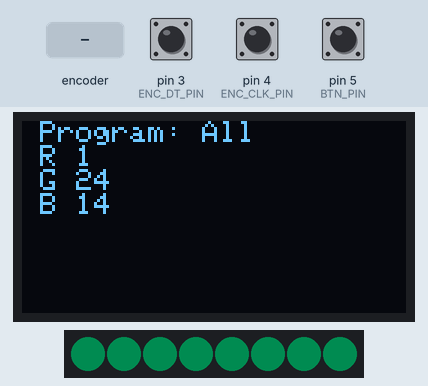
The program below on a simulated Arduino Nano, built with avr-gcc and run on an emulated ATmega328P. Parts: 128×64 one-colour display, 8 RGB LEDs in strip order, left to right. The inputs (shaded band) are chosen by the test bench; at power-on: pin 5 (BTN_PIN) HIGH, pin 3 (ENC_DT_PIN) HIGH, pin 4 (ENC_CLK_PIN) HIGH. Dim RGB values are drawn brighter than linear.

Above: at 2.2 s.
2.3 s: pin 5 (BTN_PIN) pulled LOW for 1 s
4.8 s: rotary encoder on pin 4 (ENC_CLK_PIN) / pin 3 (ENC_DT_PIN) turned 3 steps (first pin leading)
At 6.5 s:
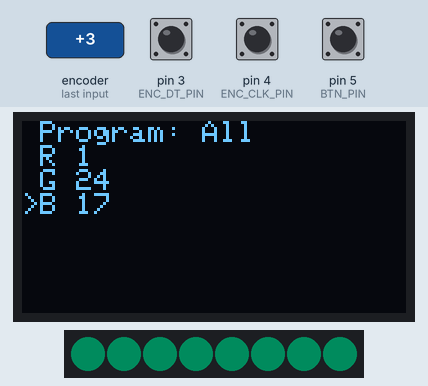
6.9 s: rotary encoder on pin 4 (ENC_CLK_PIN) / pin 3 (ENC_DT_PIN) turned 3 steps (first pin leading)
At 8.3 s:
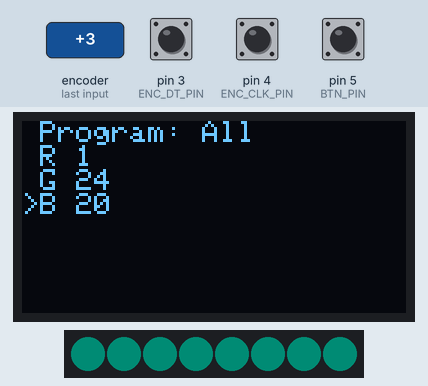
9.0 s: pin 5 (BTN_PIN) pulled LOW for 0.15 s
10.6 s: pin 5 (BTN_PIN) pulled LOW for 3.2 s
At 14.6 s:
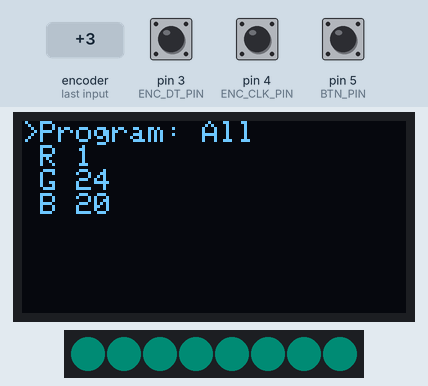
15.3 s: rotary encoder on pin 4 (ENC_CLK_PIN) / pin 3 (ENC_DT_PIN) turned 1 step (first pin leading)
At 16.8 s:
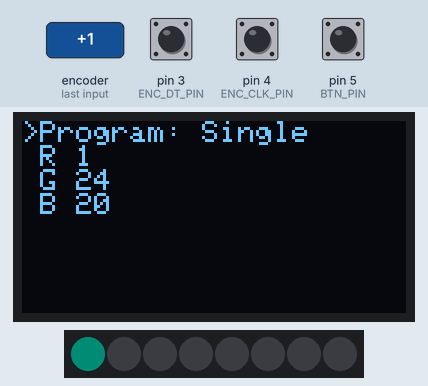
Timing chart, 0 to 18.0 s (numbered marks = the images above; inputs shaded):
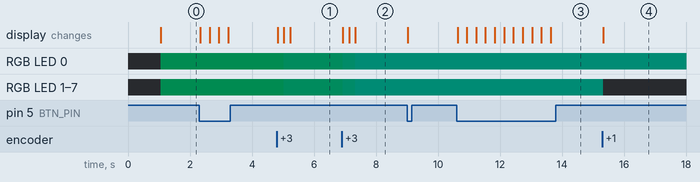

The program:

main.cpp
```cpp
#include <Arduino.h>
#include <FastLED.h>
#include <Adafruit_GFX.h>
#include <Adafruit_SSD1306.h>
#include <Fonts/FreeSansBold9pt7b.h>
#include <Fonts/Picopixel.h>

#include "pinconfig.h"

#define DEFAULT_PROGRAM 0
#define DEFAULT_R 128
#define DEFAULT_G 128
#define DEFAULT_B 128

typedef enum {
  SINGLE,
  ALL,
} Programs;


typedef enum {
  NONE,
  SET_PROGRAM,
  SET_R,
  SET_G,
  SET_B,
} ControlMode;

CRGB leds[NUM_LEDS];

#ifdef DISPLAY_I2C
Adafruit_SSD1306 display(SCREEN_WIDTH, SCREEN_HEIGHT, &Wire, -1);
#endif

#ifdef DISPLAY_SPI
Adafruit_SSD1306 display(SCREEN_WIDTH, SCREEN_HEIGHT,
  DIS_MOSI_PIN, DIS_SCK_PIN, DIS_DC_PIN, DIS_RESET_PIN, DIS_CS_PIN);
#endif

ControlMode controlMode = NONE;
Programs program = ALL;


uint8_t colorR = 1;
uint8_t colorG = 24;
uint8_t colorB = 14;

void updateLeds()
{
  for (int i = 0; i < NUM_LEDS; i++)
  {
    leds[i] = CRGB(colorR, colorG, colorB);
    if (program == SINGLE && i != 0)
    {
      leds[i] = CRGB::Black;
    }
  }

  FastLED.show();
}

void switchModeNext()
{
  controlMode = (ControlMode)((controlMode + 1) % 5);
}

void switchProgram(Programs programIndex)
{


}

void updateDisplay()
{
  display.clearDisplay();
  display.setTextSize(1);
  display.setTextColor(WHITE);
  display.setCursor(0, 0);
  if (controlMode == SET_PROGRAM) {
    display.print(">");
  } else {
    display.print(" ");
  }
  display.print("Program: ");
  display.println(program == SINGLE ? "Single" : "All");

  if (controlMode == SET_R) {
    display.print(">");
  } else {
    display.print(" ");
  }
  display.print("R ");
  display.println(colorR);

  if (controlMode == SET_G) {
    display.print(">");
  } else {
    display.print(" ");
  }
  display.print("G ");
  display.println(colorG);

  if (controlMode == SET_B) {
    display.print(">");
  } else {
    display.print(" ");
  }
  display.print("B ");
  display.println(colorB);
  display.display();
}

void onEncoderRotate(int increment)
{
  switch (controlMode)
  {
  case SET_PROGRAM:
    program = (Programs)((program + increment) % 2);
    break;
  case SET_R:
    colorR = (colorR + increment) % 256;
    break;
  case SET_G:
    colorG = (colorG + increment) % 256;
    break;
  case SET_B:
    colorB = (colorB + increment) % 256;
    break;
  default:
    break;
  }
}

unsigned long modeLastChanged = 0;
int prevClk = HIGH;

void setup() {

  pinMode(ENC_CLK_PIN, INPUT);
  pinMode(ENC_DT_PIN, INPUT);
  pinMode(BTN_PIN, INPUT_PULLUP);

  FastLED.addLeds<NEOPIXEL, LED_DATA_PIN>(leds, NUM_LEDS);
  FastLED.setBrightness(128);

  #ifdef DISPLAY_I2C
  display.begin(SSD1306_SWITCHCAPVCC, DISPLAY_I2C_ADDRESS);
  #endif
  #ifdef DISPLAY_SPI
  display.begin(SSD1306_SWITCHCAPVCC);
  #endif

  delay(1000);

  switchProgram(ALL);
  updateDisplay();
  updateLeds();

}

void loop() {

  if (digitalRead(BTN_PIN) == LOW && millis() - modeLastChanged > 300) {
    modeLastChanged = millis();
    switchModeNext();
    updateDisplay();
  }

  int clk = digitalRead(ENC_CLK_PIN);
  if (clk != prevClk && clk == LOW) {
    int dt = digitalRead(ENC_DT_PIN);
    int delta = dt == HIGH ? 1 : -1;
    onEncoderRotate(delta);
    updateDisplay();
    updateLeds();
  }
  prevClk = clk;

}
```

pinconfig.h
```cpp
#ifndef PINCONFIG_H
#define PINCONFIG_H

#ifndef SG_BOARD
    #error "SG_BOARD not defined"
#endif

#if SG_BOARD == uno
    #define ENC_DT_PIN 3
    #define ENC_CLK_PIN 4
    #define BTN_PIN 5

    #define DIS_SCL_PIN A5
    #define DIS_SDA_PIN A4

    #define DIS_MOSI_PIN 9
    #define DIS_SCK_PIN 10
    #define DIS_DC_PIN 11
    #define DIS_CS_PIN 12

    #define DIS_RESET_PIN 13

    #define LEDS_COUNT 8
    #define LED_DATA_PIN 6


#elif SG_BOARD == nano
    #define ENC_DT_PIN 3
    #define ENC_CLK_PIN 4
    #define BTN_PIN 5

    #define DIS_SCL_PIN A5
    #define DIS_SDA_PIN A4

    #define DIS_MOSI_PIN 9
    #define DIS_SCK_PIN 10
    #define DIS_DC_PIN 11
    #define DIS_CS_PIN 12

    #define DIS_RESET_PIN 13

    #define LEDS_COUNT 8
    #define LED_DATA_PIN 6

#elif SG_BOARD == promini
    #define ENC_DT_PIN 3
    #define ENC_CLK_PIN 4
    #define BTN_PIN 5

    #define DIS_SCL_PIN A5
    #define DIS_SDA_PIN A4

    #define DIS_MOSI_PIN 9
    #define DIS_SCK_PIN 10
    #define DIS_DC_PIN 11
    #define DIS_CS_PIN 12

    #define DIS_RESET_PIN 13

    #define LEDS_COUNT 8
    #define LED_DATA_PIN 6


#elif SG_BOARD == bluepill
    #define ENC_DT_PIN 3
    #define ENC_CLK_PIN 4
    #define BTN_PIN 5

    #define DIS_SCL_PIN A5
    #define DIS_SDA_PIN A4

    #define DIS_MOSI_PIN PA7
    #define DIS_DC_PIN PA3
    #define DIS_SCK_PIN PA5
    #define DIS_CS_PIN PA4

    #define DIS_RESET_PIN PB1

    #define LEDS_COUNT 8
    #define LED_DATA_PIN 6


#else
    #error "Board not supported"
#endif

#ifndef NUM_LEDS
    #define NUM_LEDS 8
#endif

#ifdef DISPLAY_I2C
    #ifndef DIS_SDA_PIN
        #error "Display I2C bus SDA DIS_SDA_PIN not defined"
    #endif
    #ifndef DIS_SCL_PIN
        #error "Display I2C bus SCL DIS_SCL_PIN not defined"
    #endif
#endif

#ifdef DISPLAY_SPI
    #ifndef DIS_MOSI_PIN
        #error "Display SPI MOSI DIS_MOSI_PIN not defined"
    #endif
    #ifndef DIS_SCK_PIN
        #error "Display SPI SCK DIS_SCK_PIN not defined"
    #endif
    #ifndef DIS_CS_PIN
        #error "Display SPI CS DIS_CS_PIN not defined"
    #endif
    #ifndef DIS_DC_PIN
        #error "Display SPI DC DIS_DC_PIN not defined"
    #endif
#endif

#ifndef LED_DATA_PIN
    #error "LED data pin LED_DATA_PIN not defined"
#endif

#ifndef SCREEN_WIDTH
    #define SCREEN_WIDTH 128
#endif
#ifndef SCREEN_HEIGHT
    #define SCREEN_HEIGHT 64
#endif
#ifndef DISPLAY_I2C_ADDRESS
    #define DISPLAY_I2C_ADDRESS 0x3C
#endif

#endif
```

Measured:
- after the input at 4.8 s, RGB LED 0–7: RGB(0, 12, 7) → RGB(0, 12, 8) after 0.23 s; the display: first changes at once (image 1 shows a later state)
- after the input at 6.9 s, RGB LED 0–7: RGB(0, 12, 8) → RGB(0, 12, 9) at once, → RGB(0, 12, 10) 0.40 s later; the display: first changes at once (image 2 shows a later state)
- after the input at 10.6 s, the display: changes at once (image 3)
- after the input at 15.3 s, RGB LED 1–7: RGB(0, 12, 10) → off at once; the display: first changes at once (image 4 shows a later state)
